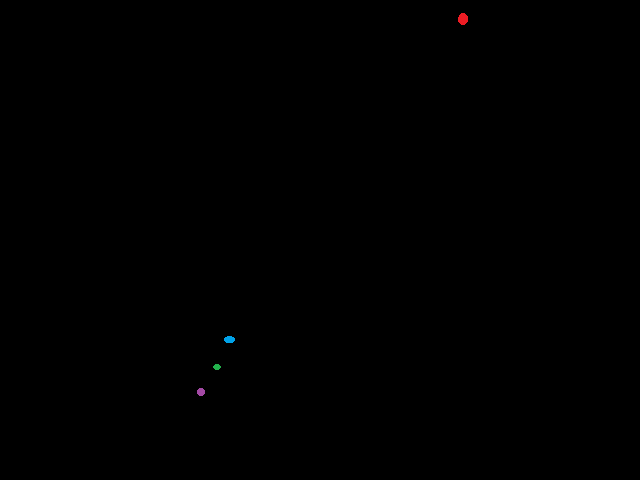
//> input picture Tesis/Python/Union de bloques/7.png, 640 x 480 px
$ ./mouse   (built with g++ and OpenCV 4)
//> lines starting //> are read from the running program, lines starting //| are printed output that depends on the picture

#include <opencv2/imgproc/imgproc.hpp>
#include <opencv2/highgui/highgui.hpp>
#include <stdio.h>

using namespace cv;

//http://bsd-noobz.com/opencv-guide/45-3-using-mouse
Mat img;

int click=1;
int cord_x[4];
int cord_y[4];


void onMouse(int event, int x, int y, int flags, void* param)
{
    char text[20];
    Mat img2, img3;
    img2 = img.clone();
    if(click < 5)
    {
    if (event == CV_EVENT_LBUTTONDOWN)
	{
        Vec3b p = img2.at<Vec3b>(y,x);
	printf( "Cordenada %d:  x=%d, y=%d  \n", click, x, y);
	cord_x[click]=x;
	cord_y[click]=y;
    	sprintf(text, "R=%d, G=%d, B=%d", p[2], p[1], p[0]);
      	click=click+1;
	}
    else if (event == CV_EVENT_RBUTTONDOWN)
	{
        click=1;
	printf( "Vuelva a ingresar las coordenadas \n");
	}
    else
	{
        sprintf(text, "x=%d, y=%d", x, y);
	}
    putText(img2, text, Point(5,15), FONT_HERSHEY_PLAIN, 1.0, CV_RGB(255,0,0));
    imshow("image", img2);
    }
    else
     {

	printf("1 %d, %d \n",cord_x[1] , cord_y[1]);
 	printf("2 %d, %d \n",cord_x[2] , cord_y[2]);
 	printf("3 %d, %d \n",cord_x[3] , cord_y[3]);
 	printf("4 %d, %d \n",cord_x[4] , cord_y[4]);
     }
}


int main(int argc, char** argv)
{
    img = imread(argc == 2 ? argv[1] : "7.png");
//> img is the input picture: 480 rows x 640 cols, CV_8UC3; mean B, G, R 0.1, 0.1, 0.1
    if (img.empty())
        return -1;

    namedWindow("image");
    setMouseCallback("image", onMouse, 0);
    imshow("image", img);
    waitKey(0);
//> the left mouse button is pressed and released at (160, 120)
//> in onMouse, `Vec3b p = img2.at<Vec3b>(y,x);`: p = [0, 0, 0]
//> in onMouse, `sprintf(text, "R=%d, G=%d, B=%d", p[2], p[1], p[0]);`: text = "R=0, G=0, B=0"
//> the left mouse button is pressed and released at (480, 120)
//> the left mouse button is pressed and released at (480, 360)
//> in onMouse (call 6), `sprintf(text, "x=%d, y=%d", x, y);`: text = "x=480, y=360"
//> in onMouse (call 6), `putText(img2, text, Point(5,15), FONT_HERSHEY_PLAIN, 1.0, CV_RGB(255,0..`:
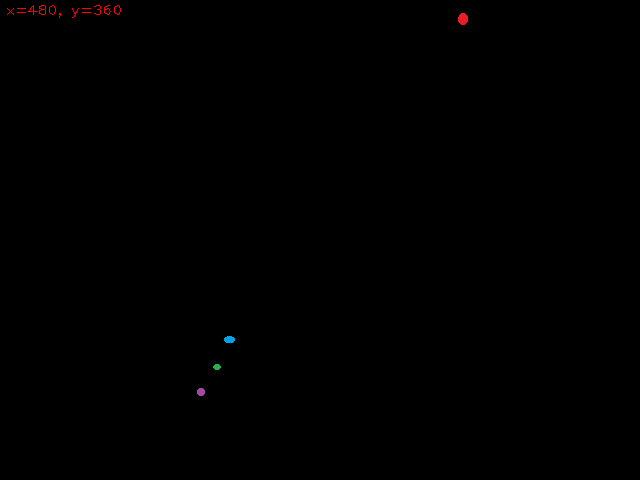
//> img2: 480 rows x 640 cols, CV_8UC3; mean B, G, R 0.1, 0.1, 0.3
//> the left mouse button is pressed and released at (160, 360)


    return 0;
}
